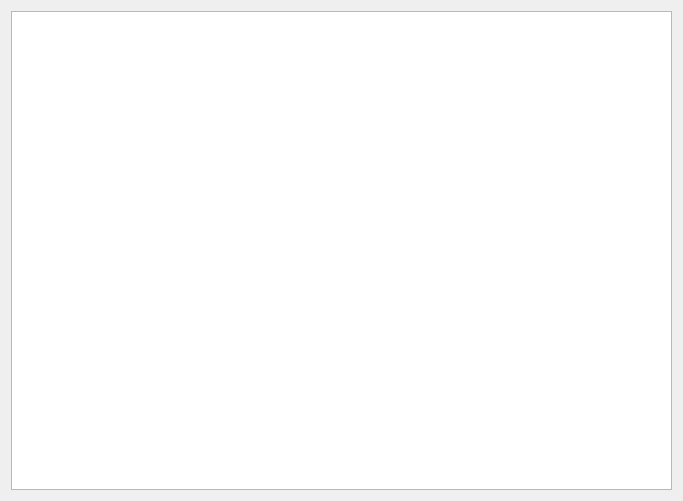
<?xml version="1.0" encoding="UTF-8"?>
<ui version="4.0">
 <class>Form</class>
 <widget class="QWidget" name="Form">
  <property name="geometry">
   <rect>
    <x>0</x>
    <y>0</y>
    <width>683</width>
    <height>501</height>
   </rect>
  </property>
  <property name="windowTitle">
   <string>Form</string>
  </property>
  <layout class="QHBoxLayout" name="horizontalLayout">
   <item>
    <widget class="QTableWidget" name="tableWidget">
     <property name="editTriggers">
      <set>QAbstractItemView::NoEditTriggers</set>
     </property>
     <attribute name="horizontalHeaderVisible">
      <bool>false</bool>
     </attribute>
     <attribute name="horizontalHeaderCascadingSectionResizes">
      <bool>false</bool>
     </attribute>
     <attribute name="horizontalHeaderHighlightSections">
      <bool>false</bool>
     </attribute>
     <attribute name="verticalHeaderVisible">
      <bool>false</bool>
     </attribute>
    </widget>
   </item>
  </layout>
 </widget>
 <resources/>
 <connections/>
</ui>
